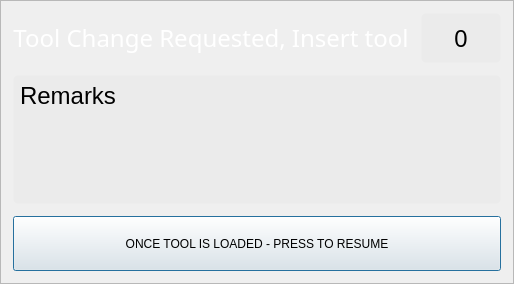
<?xml version="1.0" encoding="UTF-8"?>
<ui version="4.0">
 <class>Dialog</class>
 <widget class="QDialog" name="Dialog">
  <property name="windowModality">
   <enum>Qt::ApplicationModal</enum>
  </property>
  <property name="geometry">
   <rect>
    <x>0</x>
    <y>0</y>
    <width>421</width>
    <height>284</height>
   </rect>
  </property>
  <property name="windowTitle">
   <string>Manual Tool Change</string>
  </property>
  <property name="modal">
   <bool>true</bool>
  </property>
  <layout class="QHBoxLayout" name="horizontalLayout">
   <property name="spacing">
    <number>0</number>
   </property>
   <property name="leftMargin">
    <number>0</number>
   </property>
   <property name="topMargin">
    <number>0</number>
   </property>
   <property name="rightMargin">
    <number>0</number>
   </property>
   <property name="bottomMargin">
    <number>0</number>
   </property>
   <item>
    <widget class="QFrame" name="frame">
     <property name="styleSheet">
      <string notr="true">.QFrame {
    color: white;
    font-family: &quot;Bebas Kai&quot;;
    font-size: 16pt;
}

.QLabel {
    color: white;
    font-family: &quot;Bebas Kai&quot;;
    font-size: 18pt;    
}
</string>
     </property>
     <property name="frameShape">
      <enum>QFrame::StyledPanel</enum>
     </property>
     <property name="frameShadow">
      <enum>QFrame::Raised</enum>
     </property>
     <layout class="QGridLayout" name="gridLayout">
      <property name="leftMargin">
       <number>12</number>
      </property>
      <property name="topMargin">
       <number>12</number>
      </property>
      <property name="rightMargin">
       <number>12</number>
      </property>
      <property name="bottomMargin">
       <number>12</number>
      </property>
      <property name="spacing">
       <number>12</number>
      </property>
      <item row="3" column="1" colspan="2">
       <widget class="QLabel" name="lblToolRemark">
        <property name="sizePolicy">
         <sizepolicy hsizetype="Preferred" vsizetype="Expanding">
          <horstretch>0</horstretch>
          <verstretch>0</verstretch>
         </sizepolicy>
        </property>
        <property name="minimumSize">
         <size>
          <width>0</width>
          <height>60</height>
         </size>
        </property>
        <property name="styleSheet">
         <string notr="true">QLabel {
    border-style: transparent;
    border-color: rgb(235, 235, 235);
    border-width: 1px;
    border-radius: 5px;
    color: black;
    background: rgb(235, 235, 235);
	font: 75 16pt &quot;Bebas Kai&quot;;
}</string>
        </property>
        <property name="frameShape">
         <enum>QFrame::Box</enum>
        </property>
        <property name="frameShadow">
         <enum>QFrame::Plain</enum>
        </property>
        <property name="text">
         <string>Remarks</string>
        </property>
        <property name="alignment">
         <set>Qt::AlignLeading|Qt::AlignLeft|Qt::AlignTop</set>
        </property>
       </widget>
      </item>
      <item row="0" column="1">
       <widget class="QLabel" name="label_1">
        <property name="font">
         <font>
          <family>Bebas Kai</family>
          <pointsize>18</pointsize>
         </font>
        </property>
        <property name="text">
         <string>Tool Change Requested, Insert tool</string>
        </property>
        <property name="alignment">
         <set>Qt::AlignCenter</set>
        </property>
       </widget>
      </item>
      <item row="0" column="2">
       <widget class="QLabel" name="lblToolNumber">
        <property name="sizePolicy">
         <sizepolicy hsizetype="Preferred" vsizetype="Preferred">
          <horstretch>1</horstretch>
          <verstretch>0</verstretch>
         </sizepolicy>
        </property>
        <property name="minimumSize">
         <size>
          <width>80</width>
          <height>50</height>
         </size>
        </property>
        <property name="maximumSize">
         <size>
          <width>100</width>
          <height>16777215</height>
         </size>
        </property>
        <property name="font">
         <font>
          <family>Bebas Kai</family>
          <pointsize>19</pointsize>
          <weight>50</weight>
          <italic>false</italic>
          <bold>false</bold>
         </font>
        </property>
        <property name="styleSheet">
         <string notr="true">QLabel {
    border-style: transparent;
    border-color: rgb(235, 235, 235);
    border-width: 1px;
    border-radius: 5px;
    color: black;
    background: rgb(235, 235, 235);
	font: 19pt &quot;Bebas Kai&quot;;
}</string>
        </property>
        <property name="frameShape">
         <enum>QFrame::Box</enum>
        </property>
        <property name="text">
         <string>0</string>
        </property>
        <property name="alignment">
         <set>Qt::AlignCenter</set>
        </property>
       </widget>
      </item>
      <item row="4" column="1" colspan="2">
       <widget class="QPushButton" name="btnDone">
        <property name="sizePolicy">
         <sizepolicy hsizetype="MinimumExpanding" vsizetype="MinimumExpanding">
          <horstretch>0</horstretch>
          <verstretch>0</verstretch>
         </sizepolicy>
        </property>
        <property name="minimumSize">
         <size>
          <width>0</width>
          <height>55</height>
         </size>
        </property>
        <property name="maximumSize">
         <size>
          <width>16777215</width>
          <height>55</height>
         </size>
        </property>
        <property name="styleSheet">
         <string notr="true">font: 75 17pt &quot;Bebas Kai&quot;;</string>
        </property>
        <property name="text">
         <string>ONCE TOOL IS LOADED - PRESS TO RESUME</string>
        </property>
       </widget>
      </item>
     </layout>
    </widget>
   </item>
  </layout>
 </widget>
 <resources/>
 <connections>
  <connection>
   <sender>btnDone</sender>
   <signal>clicked()</signal>
   <receiver>Dialog</receiver>
   <slot>accept()</slot>
   <hints>
    <hint type="sourcelabel">
     <x>64</x>
     <y>220</y>
    </hint>
    <hint type="destinationlabel">
     <x>31</x>
     <y>332</y>
    </hint>
   </hints>
  </connection>
 </connections>
</ui>
